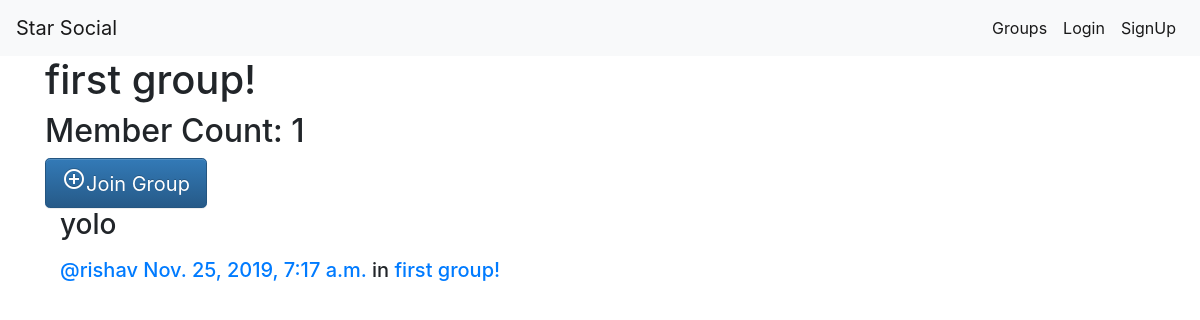
The app's page /groups/posts/in/first-group/ with its own data.
### groups/models.py (models this page shows, shortened)
class Group(models.Model):
    name = models.CharField(max_length=255, unique=True)
    slug = models.SlugField(allow_unicode=True, unique=True)
    description = models.TextField(blank=True, default='')
    description_html = models.TextField(editable=False, default='', blank=True)
    members = models.ManyToManyField(User, through='GroupMember')
    class Meta:
        ordering = ['name']

### posts/models.py (models this page shows, shortened)
class Post(models.Model):
    user = models.ForeignKey(User, related_name='posts', on_delete=models.CASCADE)
    created_at = models.DateTimeField(auto_now=True)
    message = models.TextField()
    message_html = models.TextField(editable=False)
    group = models.ForeignKey(Group, related_name='posts', null=True, blank=True, on_delete=models.CASCADE)
    class Meta:
        ordering = ['-created_at']
        unique_together = ['user', 'message']

### groups/views.py (the view)
# urls.py: path('posts/in/<slug:slug>/', views.SingleGroup.as_view(), name='single'),
class SingleGroup(generic.DetailView):
    model = Group

### groups/templates/groups/group_detail.html
{% extends 'groups/group_base.html' %}
{% block pregroup %}
<h1>{{group.name}}</h1>
<h2>Member Count: {{ group.members.count }}</h2>
<div class="content">
    {% if user in group.members.all %}
        <a href="{% url 'groups:leave' slug=group.slug %}" class="btn btn-lg btn-fill btn-warning">
            <span>
                <i class="material-icons">exit_to_app</i>Exit Group
            </span>
        </a>
    {% else %}
        <a href="{% url 'groups:join' slug=group.slug %}" class="btn btn-lg btn-fill btn-primary">
            <span>
                <i class="material-icons">add_circle_outline</i>Join Group
            </span>
        </a>
    {% endif %}
</div>
{% endblock %}
{% block group_content %}
<div class="col-md-8">
    {% if group.posts.count == 0 %}
        <h2>No posts in this group yet!</h2>
    {% else %}
        {% for post in group.posts.all %}
            {% include 'posts/_post.html' %}
        {% endfor %}
    {% endif %}
</div>
{% endblock %}

### posts/templates/posts/_post.html (shortened to what this page needs)
<div class="post media">
    <div class="media-body">
        <h3>{{ post.message_html|safe }}</h3>
        <h5>
            <span>
                <a href="{% url 'posts:for_user' username=post.user.username %}">
                    @{{ post.user.username }}
                </a>
            </span>
            <time>
                <a href="{% url 'posts:single' username=post.user.username pk=post.pk %}">
                    {{ post.created_at }}
                </a>
            </time>
            {% if post.group %}
			<span class="group-name">in <a href="#">{{ post.group.name }}</a></span>
			{% endif %}
        </h5>
    </div>
</div>

### records on screen
Group: name "first group!", members.count "1"
Post: message_html "yolo", user.username "rishav", created_at "Nov. 25, 2019, 7:17 a.m.", group.name "first group!"
